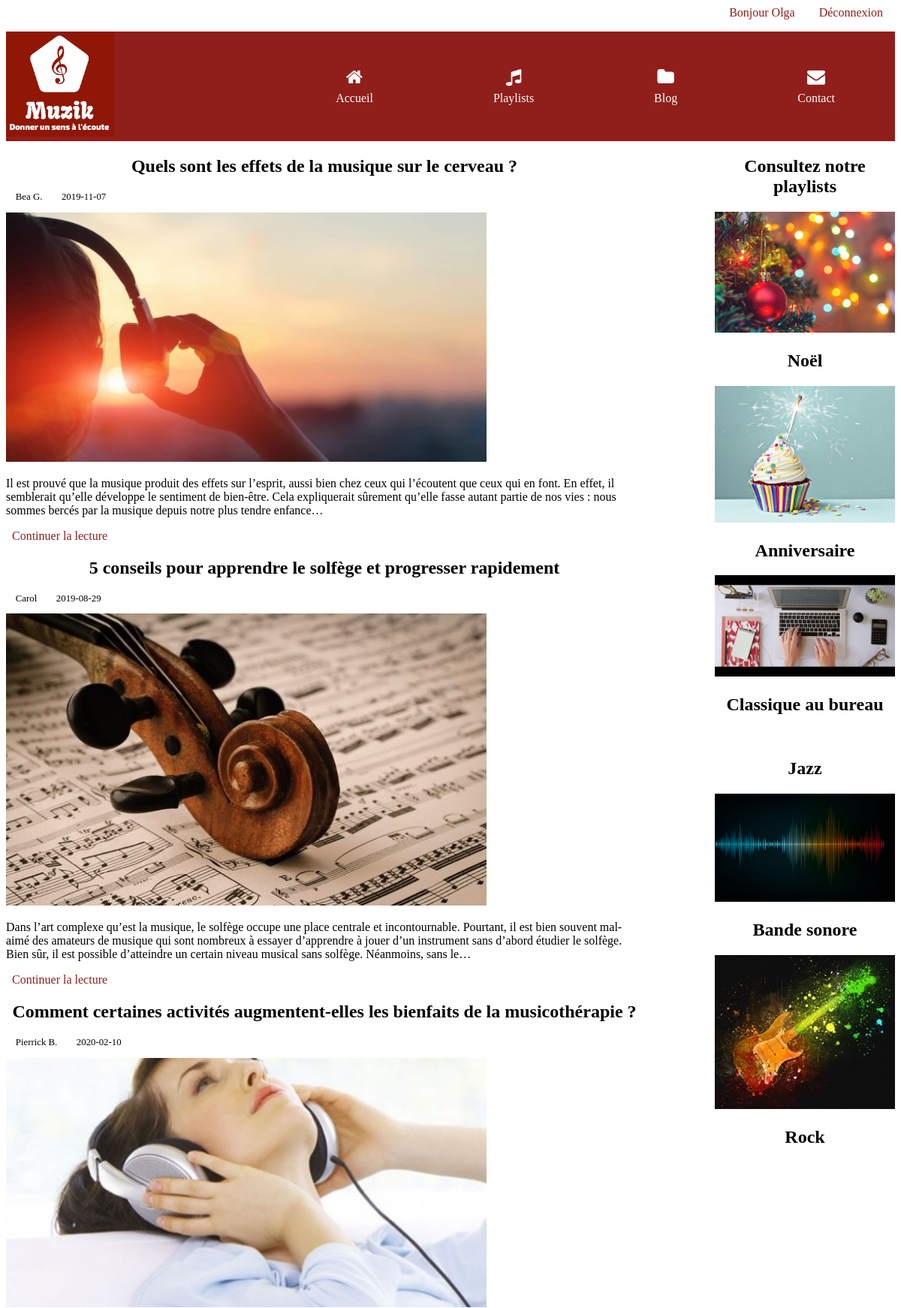
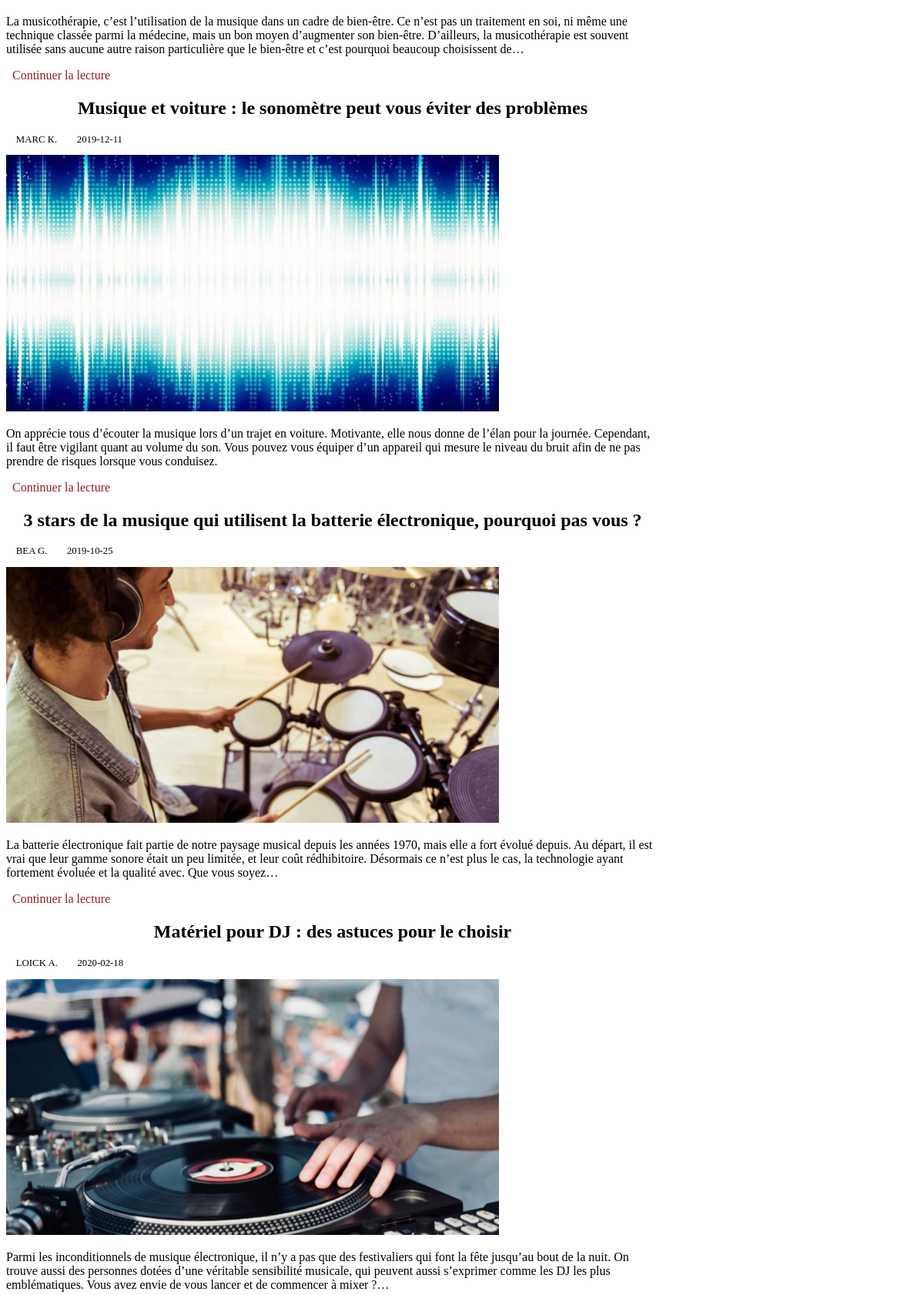
The page /blog.php (signed in, upper part) on the database its author committed (2 pictures, top to bottom).
### tables this page shows
CREATE TABLE `Blog` (
  `Id` int(11) NOT NULL,
  `Titre` varchar(255) NOT NULL,
  `Auteur` varchar(255) NOT NULL,
  `Date_A` date NOT NULL,
  `Image` varchar(255) NOT NULL,
  `Description` text NOT NULL
);

CREATE TABLE `Categories` (
  `Id` int(11) NOT NULL,
  `Titre` varchar(255) NOT NULL,
  `Image` varchar(255) NOT NULL
);

### blog.php (called while the page is built, shortened)
<?php
include('database/bdd_connection.php') ;
include('database/redirecting.php') ;
$query ='SELECT * FROM Blog';
$resultSet = $pdo->query($query);
$blogs = $resultSet->fetchAll();
$query ='SELECT * FROM Categories ';
$resultSet = $pdo->query($query);
$cats = $resultSet->fetchAll();
include 'Templates/layout.phtml';
?>

### database/redirecting.php (called while the page is built)
<?php
  function get_url_text( $string, $separator = '-')
  {
      $accents_regex = '~&([a-z]{1,2})(?:acute|cedil|circ|grave|lig|orn|ring|slash|th|tilde|uml);~i';
      $special_cases = array( '&' => 'and', "'" => '');
      $string = mb_strtolower( trim( $string ), 'UTF-8' );
      $string = str_replace( array_keys($special_cases), array_values( $special_cases), $string );
      $string = preg_replace( $accents_regex, '$1', htmlentities( $string, ENT_QUOTES, 'UTF-8' ) );
      $string = preg_replace("/[^a-z0-9]/u", "$separator", $string);
      $string = preg_replace("/[$separator]+/u", "$separator", $string);
      return $string;
  }
  ?>

### Templates/blog.phtml (the view)
<main class="container main">
	<section class="blog">
	    <?php foreach($blogs as $blog): ?>
		    <h1 class="main__h1"><?php echo $blog['Titre']?></h1>
		    <div class="main__auteur">
		        <p class="main__auteur__p"><?php echo $blog['Auteur']?></p>
		        <p class="main__auteur__p"><?php echo $blog['Date_A']?></p>
	        </div>
		    <img class="main__auteur__image" src="<?php echo $blog['Image']?>" alt="">
		    <p class="main__text"><?php echo $blog['Description']?></p>
		    <a  class="main__href" href="blog-<?php echo $blog['Id']?>">Continuer la lecture</a>
		<?php endforeach;?>
	</section>
	<aside class="aside">
		<h1 class="main__h1">Consultez notre playlists</h1>
		<div class="aside__playlist">
		    <?php foreach($cats as $cat): if(!isset($_SESSION['user'])){?>
		        <a class="playlist__a" href="./inscription">
                       <img class="asideplaylist__image" src="<?php echo $cat['Image']?>" alt="">
		            <h1 class="asideplaylist__h1"><?php echo $cat['Titre']?></h1>
		        </a>
		    <?php }else{ ?>
		        <a class="playlist__a" href="playlist-<?php echo get_url_text($cat['Titre'])?>-<?php echo $cat['Id']?>">
		            <img class="asideplaylist__image" src="<?php echo $cat['Image']?>" alt="">
		            <h1 class="asideplaylist__h1"><?php echo $cat['Titre']?></h1>
		        </a>
               <?php } endforeach;?>
		</div>
	</aside>
</main>

### css/style.css (style rules this page uses)
* { box-sizing: border-box; }
.container { max-width: 1200px; margin: 0 auto; }
.playlist__a { text-decoration: none; color: black; }
.main__h1 { text-align: center; }
.main { display: flex; justify-content: space-between; }
.main__auteur { display:flex; }
.main__auteur__p { margin:0 1em 1em 1em; font-size: 0.8em; }
.main__auteur__image { width:40em; }
.main__text { margin-bottom: 1em; }
.main__href { padding:0.5em; text-decoration: none; color: #901E1B; }
.blog { margin-right:6em; }
.asideplaylist__image { width:15em; }
.asideplaylist__h1 { text-align: center; }

### rows shown on the page
blog: Titre "Quels sont les effets de la musique sur le cerveau ?", Auteur "Bea G.", Date_A "2019-11-07", Image (picture), Description "Il est prouvé que la musique produit des effets sur l’esprit, aussi bien chez ceux qui l’écoutent que ceux qui en font. En effet, il semblerait qu’elle développe le sentiment de bien-être. Cela expliquerait sûrement qu’elle fasse autant partie de nos vies : nous sommes bercés par la musique depuis notre plus tendre enfance…"
blog: Titre "5 conseils pour apprendre le solfège et progresser rapidement", Auteur "Carol", Date_A "2019-08-29", Image (picture), Description "Dans l’art complexe qu’est la musique, le solfège occupe une place centrale et incontournable. Pourtant, il est bien souvent mal-aimé des amateurs de musique qui sont nombreux à essayer d’apprendre à jouer d’un instrument sans d’abord étudier le solfège. Bien sûr, il est possible d’atteindre un certain niveau musical sans solfège. Néanmoins, sans le…"
blog: Titre "Comment certaines activités augmentent-elles les bienfaits de la musicothérapie ?", Auteur "Pierrick B.", Date_A "2020-02-10", Image (picture), Description "La musicothérapie, c’est l’utilisation de la musique dans un cadre de bien-être. Ce n’est pas un traitement en soi, ni même une technique classée parmi la médecine, mais un bon moyen d’augmenter son bien-être. D’ailleurs, la musicothérapie est souvent utilisée sans aucune autre raison particulière que le bien-être et c’est pourquoi beaucoup choisissent de…"
blog: Titre "Musique et voiture : le sonomètre peut vous éviter des problèmes", Auteur "MARC K.", Date_A "2019-12-11", Image (picture), Description "On apprécie tous d’écouter la musique lors d’un trajet en voiture. Motivante, elle nous donne de l’élan pour la journée. Cependant, il faut être vigilant quant au volume du son. Vous pouvez vous équiper d’un appareil qui mesure le niveau du bruit afin de ne pas prendre de risques lorsque vous conduisez."
blog: Titre "3 stars de la musique qui utilisent la batterie électronique, pourquoi pas vous ?", Auteur "BEA G.", Date_A "2019-10-25", Image (picture), Description "La batterie électronique fait partie de notre paysage musical depuis les années 1970, mais elle a fort évolué depuis. Au départ, il est vrai que leur gamme sonore était un peu limitée, et leur coût rédhibitoire. Désormais ce n’est plus le cas, la technologie ayant fortement évoluée et la qualité avec. Que vous soyez…"
blog: Titre "Matériel pour DJ : des astuces pour le choisir", Auteur "LOICK A.", Date_A "2020-02-18", Image (picture), Description "Parmi les inconditionnels de musique électronique, il n’y a pas que des festivaliers qui font la fête jusqu’au bout de la nuit. On trouve aussi des personnes dotées d’une véritable sensibilité musicale, qui peuvent aussi s’exprimer comme les DJ les plus emblématiques. Vous avez envie de vous lancer et de commencer à mixer ?…"
categories: Image (picture), Titre "Noël"
categories: Image (picture), Titre "Anniversaire"
categories: Image (picture), Titre "Classique au bureau"
categories: Titre "Jazz"
categories: Image (picture), Titre "Bande sonore"
categories: Image (picture), Titre "Rock"

### other values the page prints
$_SESSION['user'] "Olga"
